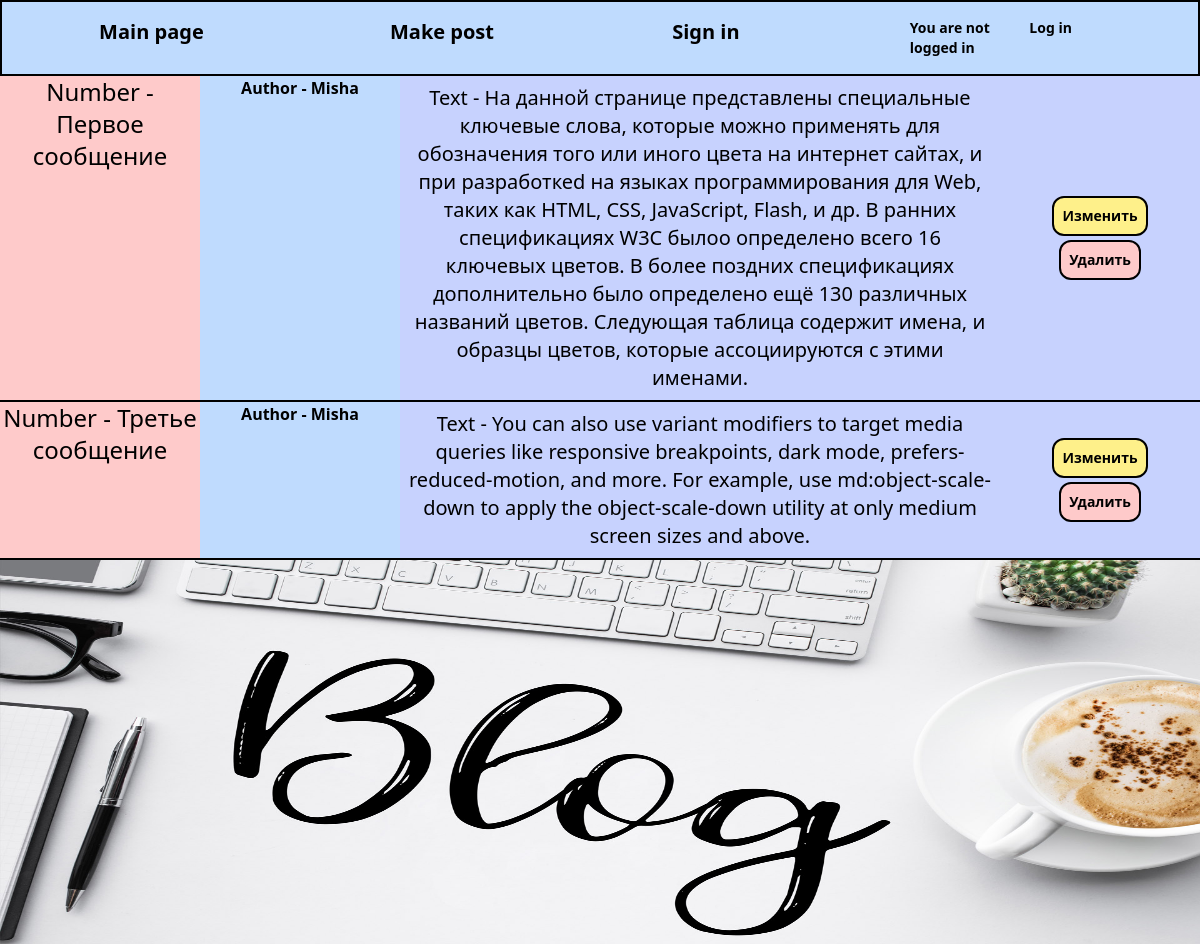
/, run on an earlier commit of the app's database.
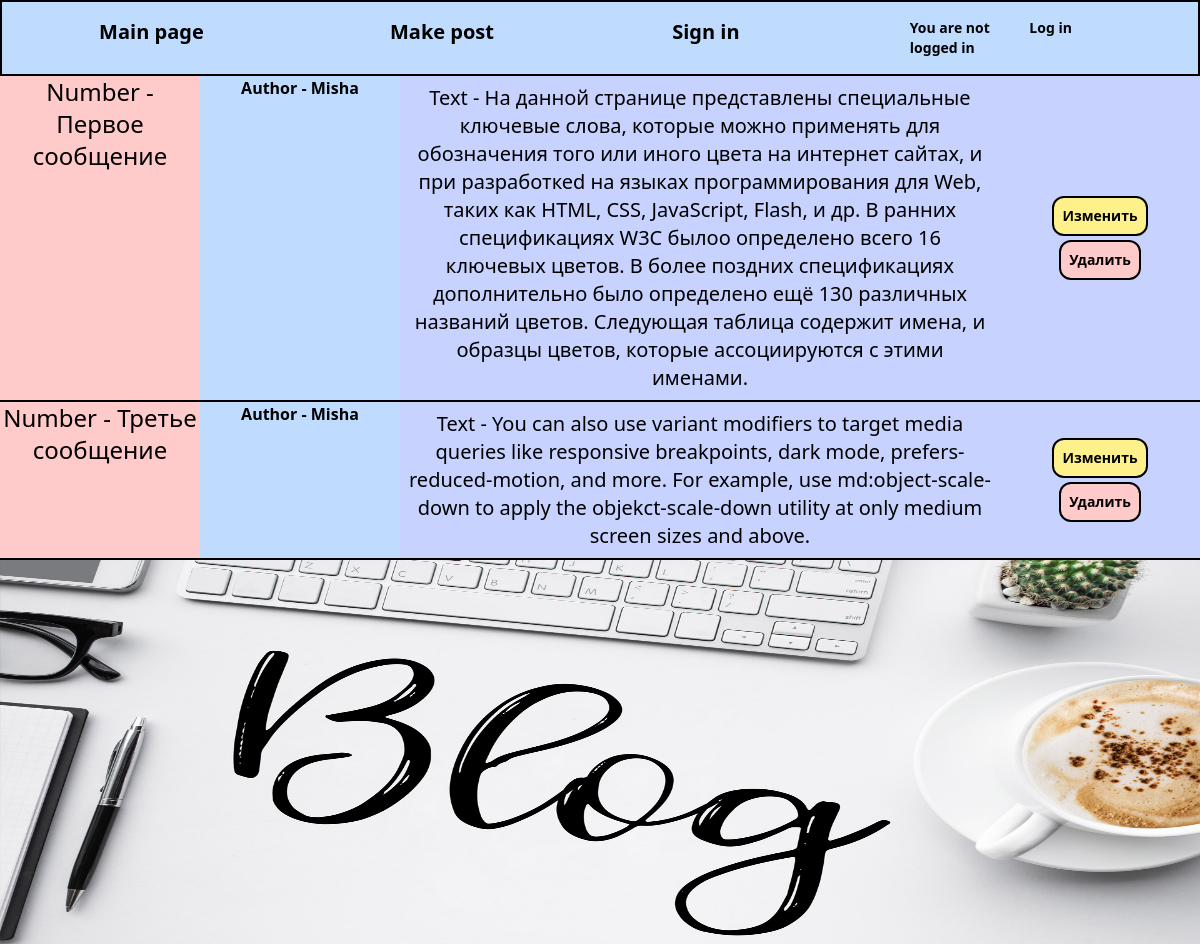
And on a later commit of the database.
### blog_coop/models.py (models this page shows, shortened)
class Post(models.Model):
    title = models.CharField(max_length=100, help_text='Введите имя заголовка', verbose_name='Имя заголовка')
    author = models.ForeignKey('auth.User', on_delete=models.CASCADE)
    body = models.TextField(help_text='содержимое', verbose_name='Введите текст')

### blog_coop/views.py (the view)
# urls.py: path('', IndexAsView.as_view(), name='index'),
class IndexAsView(ListView): #Для отображения обьектов из колонки
    model = Post
    template_name = 'index.html'

### templates/index.html (shortened to what this page needs)
{% extends 'base.html' %}
{% block content %}
    {% for m in object_list %}
        <a href="{% url 'post_details' m.pk %}"
           class="basis-2/12 text-2xl text-center bg-red-200 border-b-2 border-black"><p
        >Number - {{ m.title }}</p>
        </a>
        <p class="basis-2/12 bg-blue-200 text-center font-bold border-b-2 border-black">Author - {{ m.author }}</p>
        <p class="basis-6/12 text-xl text-center bg-indigo-200 border-b-2 border-black p-2">Text
            - {{ m.body }}</p>
        <div class="basis-2/12 flex flex-col items-center bg-indigo-200 border-b-2 border-black justify-center gap-1">
            <a href="{% url 'post_edit' m.pk %}"
               class="text-sm font-bold bg-yellow-200 border-2 border-black p-2 hover:text-white rounded-xl">
                Изменить
            </a>
        <a href="{% url 'post_delete' m.pk %}"
               class="text-sm font-bold bg-red-200 border-2 border-black p-2 hover:text-white rounded-xl">
                Удалить
            </a>
        </div>
    {% endfor %}
{% endblock %}

What changed in the data, as far as the page shows it:
changed Post "Третье сообщение": body "…md:object-scale-down to apply the object-scale-down utility at only medium…" → "…md:object-scale-down to apply the objekct-scale-down utility at only medium…"
